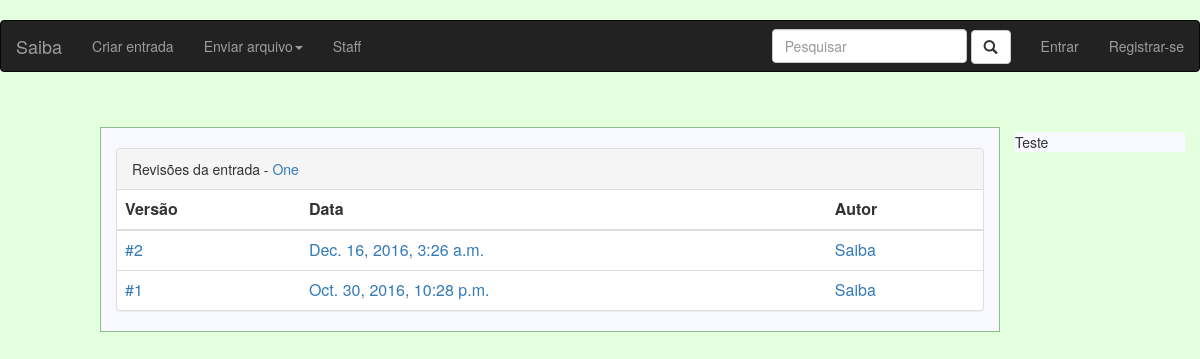
The page /entrada/one/historico on the database as committed earlier.
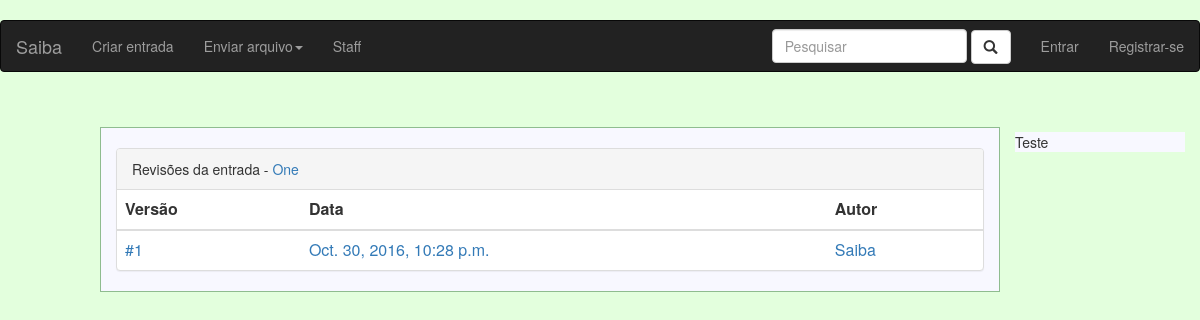
The same page on the database as committed later.
### entry/models.py (models this page shows, shortened)
class Entry(models.Model):
    author                  = models.ForeignKey(User, default=1)
    title                   = models.CharField(max_length=250)
    slug                    = models.SlugField(max_length=250, default="", blank=True)
    status                  = models.ForeignKey(Status, default=1)
    category                = models.ForeignKey(Category, default=1)
    type                    = models.CharField(max_length=100)
    origin                  = models.CharField(max_length=100)
    additional_references   = models.CharField(max_length=100)
    icon                    = models.ImageField(blank=True, upload_to='icon/', default='icon/indice.png')
    hidden                  = models.BooleanField(default=False)
    images_locked           = models.BooleanField(default=False)
    videos_locked           = models.BooleanField(default=False)
    comments_locked         = models.BooleanField(default=False)
    tags                    = models.ManyToManyField('home.Tag', blank=True)
    trending_points         = models.IntegerField(default=0)

class Revision(models.Model):
    author = models.ForeignKey(User, default=1)
    entry = models.ForeignKey(Entry, on_delete=models.CASCADE, related_name="revisions")
    content = models.TextField(max_length=2500, blank=True)
    date = models.DateTimeField(auto_now_add=True, blank=True)
    hidden = models.BooleanField(default=False)

### entry/views.py (the view)
# urls.py: url(r'^(?P<entry_slug>[\w-]+)/historico$', views.history, name='history'),
def history(request, entry_slug):
    entry = get_object_or_404(Entry, slug=entry_slug)
    revisions = Revision.objects.filter(entry=entry, hidden=False).order_by('-id')
    return render(request, escape('entry/history.html'), {'revisions': revisions, 'entry_name':entry.title, 'entry_slug':entry.slug})

### entry/templates/entry/history.html (shortened to what this page needs)
﻿{% extends 'home/base.html' %}
{% block body %}
    <div class="panel panel-default">
        <div class="panel-heading">Revisões da entrada - <a href='{% url 'entry:detail' entry_slug %}'>{{ entry_name }}</a></div>
        <table class="table">
            <thead>
                <tr>
                    <th>Versão</th>
                    <th>Data</th>
                    <th>Autor</th>
                </tr>
            </thead>
            <tbody>
                {% for revision in revisions %}
                        <tr>
                            <td><a href='#'>#{{ forloop.revcounter }}</a></td>
                            <td><a href='{% url 'entry:revision' entry_slug revision.id %}'>{{ revision.date }}</a></td>
                            <td><a href='#'>{{revision.author.username}}</a></td>
                        </tr>
                {% endfor %}
            </tbody>
        </table>
    </div>
{% endblock %}

### home/templates/home/base.html (shortened to what this page needs)
﻿<!DOCTYPE html>
<html lang="pt-br">
    <head>
        {% load staticfiles %}
        <link rel="stylesheet" href="https://maxcdn.bootstrapcdn.com/bootstrap/3.3.6/css/bootstrap.min.css">
        <link rel="stylesheet" type="text/css" href="{% static 'home/style.css' %}"/>
        <link rel="stylesheet" type="text/css" href="{% static 'home/navbar.css' %}"/>
    </head>
    <body>
        <nav class="navbar navbar-inverse">
            <div class="navbar-header">
                <a class="navbar-brand" href="{% url 'home:index' %}">Saiba</a>
            </div>
            <div class="collapse navbar-collapse" id="bs-example-navbar-collapse-1">
                <ul class="nav navbar-nav navbar-left">
                    <li><a href="/entrada/nova-entrada">Criar entrada</a></li>
                    <li class="dropdown">
                        <a href="#" class="dropdown-toggle" data-toggle="dropdown" role="button" aria-haspopup="true" aria-expanded="false">Enviar arquivo<span class="caret"></span></a>
                    </li>
                    <li><a href="/staff">Staff</a></li>
                </ul>
                <div class="nav navbar-nav navbar-right">
                    <form class="navbar-form navbar-left" action="{% url 'home:search' %}" method="post">
                        <div class="form-group">
                            <input id="search" name="search" type="text" class="form-control" placeholder="Pesquisar" autocomplete="off">
                            <button type="submit" class="btn btn-default glyphicon glyphicon-search"></button>
                        </div>
                    </form>
                    <ul class="nav navbar-nav">
                        {% if not user.is_authenticated %}
                        <li><a href="{% url 'home:login' %}">Entrar</a></li>
                        <li><a href="#">Registrar-se</a></li>
                        {% else %}
                        <li><a href="{% url 'profile:detail' user.profile.slug %}">Bem vindo(a), {{ user.username }}</a></li>
                        <li><a href="{% url 'home:logout' %}">Sair</a></li>
                        {% endif %}
                    </ul>
                </div>
            </div>
        </nav>
        <div class="col-sm-12">
            {% include "home/trending.html" %}
        </div>
        <section id="contexto" class="container media col-sm-offset-1 col-md-9">
            {% block body %}
            {% endblock %}
        </section>
        <div class="col-sm-2">
            {% include "home/sidebar.html" %}
        </div>
    </body>
</html>

### home/templates/home/trending.html (shortened to what this page needs)
<div id="trending_entries" class="col-md-12"></div>

### home/templates/home/sidebar.html (shortened to what this page needs)
﻿<div style="background-color: ghostwhite; ">
    Teste
</div>

### home/static/home/style.css (style rules this page uses)
#contexto { padding-top: 20px; border-style: solid; border-width: 1px; border-color: darkseagreen; background-color: ghostwhite; }

Rows that differ between the two databases and show on the page:
removed Revision: date "Dec. 16, 2016, 3:26 a.m.", author.username "Saiba"
